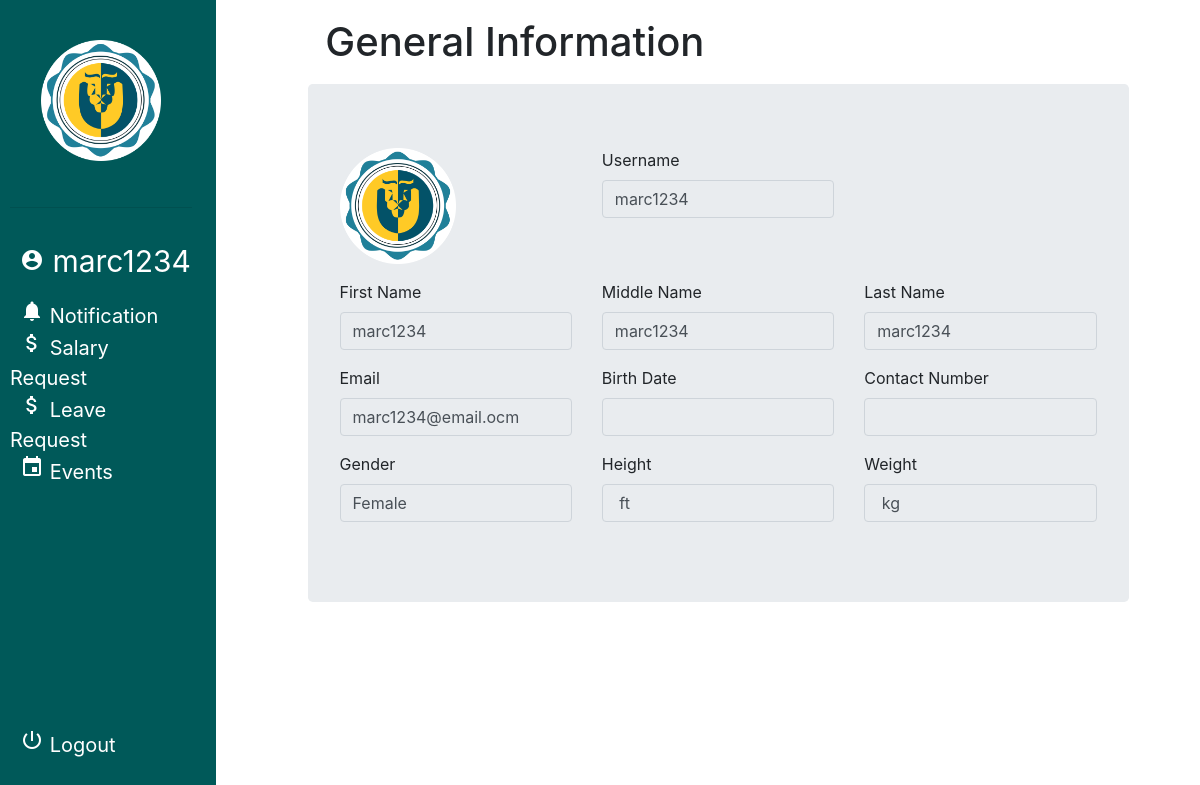
The app's page /profile.php (signed in), older data.
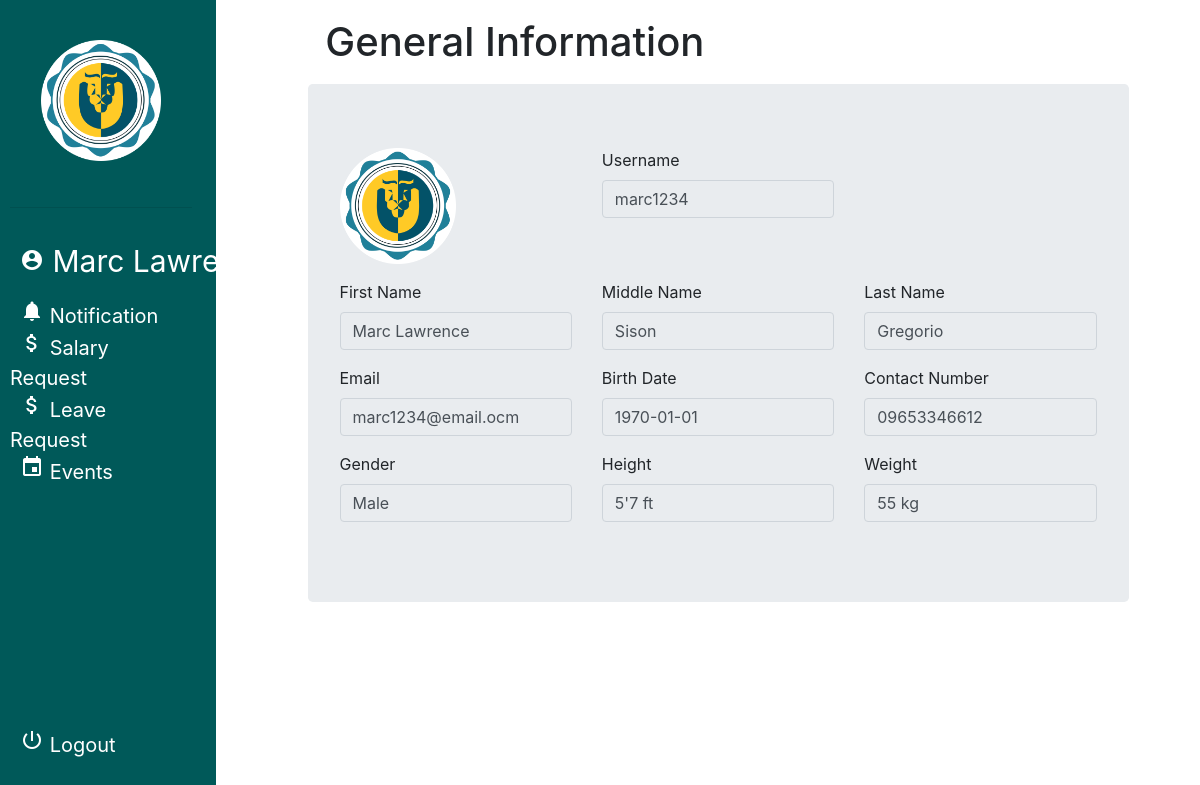
The same page, newer data.
### tables this page shows
CREATE TABLE `user` (
  `username` varchar(45) NOT NULL,
  `user_id` int(11) NOT NULL AUTO_INCREMENT,
  `email` varchar(45) NOT NULL,
  `password` varchar(255) NOT NULL,
  `date_registered` date NOT NULL,
  `status` enum('enabled','disabled') DEFAULT 'enabled',
  `type` enum('admin','user') DEFAULT 'user',
  PRIMARY KEY (`username`),
  UNIQUE KEY `user_id_UNIQUE` (`user_id`)
);

CREATE TABLE `user_info` (
  `user_id` int(11) NOT NULL,
  `first_name` varchar(45) DEFAULT NULL,
  `middle_name` varchar(45) DEFAULT NULL,
  `last_name` varchar(45) DEFAULT NULL,
  `birth_date` date DEFAULT NULL,
  `birth_place` varchar(45) DEFAULT NULL,
  `contact_number` varchar(45) DEFAULT NULL,
  `gender` enum('m','f') DEFAULT NULL,
  `height` varchar(45) DEFAULT NULL,
  `weight` int(3) DEFAULT NULL,
  `blood_type` enum('o','a','b','ab') DEFAULT NULL,
  `residential_address` varchar(45) DEFAULT NULL,
  `residential_zip` int(4) DEFAULT NULL,
  `residential_tel_no` varchar(45) DEFAULT NULL,
  `permanent_address` varchar(45) DEFAULT NULL,
  `permanent_zip` int(4) DEFAULT NULL,
  `permanent_tel_no` varchar(45) DEFAULT NULL,
  `citizenship` varchar(45) DEFAULT NULL,
  `religion` varchar(45) DEFAULT NULL,
  `civil_status` varchar(45) DEFAULT NULL,
  `sss_no` int(11) DEFAULT NULL,
  `tin` int(11) DEFAULT NULL,
  `philhealth_no` int(11) DEFAULT NULL,
  `pagibig_id_no` int(11) DEFAULT NULL,
  PRIMARY KEY (`user_id`),
  CONSTRAINT `user_id` FOREIGN KEY (`user_id`) REFERENCES `user` (`user_id`) ON UPDATE CASCADE
);

### utilities/session.php (called while the page is built, shortened)
<?php
    $connect = Connect();
    if(isset($_SESSION['user'])){
        $current_user = $_SESSION['user'];
        $stmt = "SELECT * FROM user NATURAL JOIN user_info where username='$current_user' or email='$current_user'";
        $results = mysqli_query($connect, $stmt);
        $row = mysqli_fetch_array($results, MYSQLI_ASSOC);
        $username = $row['username'];
        $email = $row['email'];
        $first_name = $row['first_name'];
        $middle_name = $row['middle_name'];
        $last_name = $row['last_name'];
        $birth_date = $row['birth_date'];
        $contact_number = $row['contact_number'];
        $gender = $row['gender'];
        $height = $row['height'];
        $weight = $row['weight'];
    }
?>

### profile.php (the view, shortened to what this page needs)
<?php
    include 'utilities/session.php';
?>
<!DOCTYPE html>
<html>
    <head>
        <link type="text/css" rel="stylesheet" href="../style/bootstrap/bootstrap.min.css" media="screen, projection">
        <link type="text/css" rel="stylesheet" href="../style/style.css" media="screen, projection">
    </head>
    <body style="overflow:hidden">
		<div class="row">
        	<div class="col-3">
				<?php include 'modules/sidenav.php';?>
			</div>
			<div class="col-9">
                <h1 style="margin:2% 2%;">General Information</h1>
                <div class="jumbotron" style="margin-right:8%;">
                    <div class="row">
                        <div class="form-group col-4">
                			<div class="thumbnail"><img src="img/profile-images/lion.png" style="height:50%;width:50%;"></div>
            			</div>
                        <div class="form-group col-4">
                			<label for="first"> Username</label>
                			<input type="text" id="first" class="form-control" value="<?php echo "$username";?>" disabled>
            			</div>
                        <div class="form-group col-4"></div>
                    </div>
                    <div class="row">
        				<div class="form-group col-4">
            				<label for="first"> First Name</label>
            				<input type="text" id="first" class="form-control" value="<?php echo "$first_name";?>" disabled>
        				</div>
                        <div class="form-group col-4">
            				<label for="first"> Middle Name</label>
            				<input type="text" id="first" class="form-control" value="<?php echo "$middle_name";?>" disabled>
        				</div>
        				<div class="form-group col-4">
            				<label for="first"> Last Name</label>
            				<input type="text" id="first" class="form-control" value="<?php echo "$last_name";?>" disabled>
        				</div>
    				</div>
                    <div class="row">
                        <div class="form-group col-4">
            				<label for="email"> Email</label>
            				<input type="text" id="first" class="form-control" value="<?php echo "$email";?>" disabled>
        				</div>
                        <div class="form-group col-4">
            				<label for="birth_date">Birth Date</label>
            				<input type="text" id="first" class="form-control" value="<?php echo "$birth_date";?>" disabled>
        				</div>
        				<div class="form-group col-4">
            				<label for="contact_number">Contact Number</label>
            				<input type="text" id="first" class="form-control" value="<?php echo "$contact_number";?>" disabled>
        				</div>
                    </div>
                    <div class="row">
                        <div class="form-group col-4">
            				<label for="gender"> Gender</label>
            				<input type="text" id="first" class="form-control" value="<?php if ($gender === 'm') {echo 'Male';} else {echo 'Female';}?>" disabled>
        				</div>
                        <div class="form-group col-4">
            				<label for="height">Height</label>
            				<input type="text" id="first" class="form-control" value="<?php echo "$height";?> ft" disabled>
        				</div>
        				<div class="form-group col-4">
            				<label for="weight">Weight</label>
            				<input type="text" id="first" class="form-control" value="<?php echo "$weight";?> kg" disabled>
        				</div>
                    </div>
                </div>
			</div>
		</div>
    </body>
</html>

### modules/sidenav.php (shortened to what this page needs)
<!DOCTYPE html>
<html>
     <head>
        <link type="text/css" rel="stylesheet" href="../style/bootstrap/bootstrap.min.css" media="screen, projection">
        <link type="text/css" rel="stylesheet" href="../style/style.css" media="screen, projection">
    </head>
    <body>
        <nav id="sidebar">
			<div class="sidebar-header">
                <a href="/home">
            	   <img src="../img/Lion.png" id="side-logo">
                </a>
				<hr>
            </div>
            <ul class="list-unstyled components" style="text-align: left;">
                <li>
                    <a class="navbar-brand" href="../profile" id="user_name">
                        <i class="large material-icons">account_circle</i>
                        <?php echo "$first_name"; ?>
                    </a>
                </li>
                <li>
                    <a href="#">
                        <i class="large material-icons">notifications</i>
                        Notification
                    </a>
                </li>
                <li>
                    <a href="#">
                        <i class="large material-icons">attach_money</i>
                        Salary Request
                    </a>
                </li>
				<li>
                    <a href="#">
                        <i class="large material-icons">attach_money</i>
                        Leave Request
                    </a>
                </li>
                <li>
                    <a href="#">
                        <i class="large material-icons">event</i>
                        Events
                    </a>
                </li>
                <li style="position:absolute;bottom:5%;">
                    <a href="../utilities/logout.php">
                        <i class="large material-icons">power_settings_new</i>
                        Logout
                    </a>
                </li>
            </ul>
        </nav>
    </body>
</html>

### style/style.css (style rules this page uses)
body { margin: 0; }
#sidebar { padding: 10px; text-align: center; background-color: #005959; width: 18%; height: 100%; position: fixed; padding-right: 2%; }
#user_name { font-size: 30px !important; }
#sidebar a { font-size: 20px; color: white; margin: 10px; }
#side-logo { display: block; margin: 0 auto !important; width: 120px; height: auto; }

Row changes from the older to the newer data that the page shows:
changed through a linked row, user "marc1234": user.first_name "marc1234" → "Marc Lawrence"; user.middle_name "marc1234" → "Sison"; user.last_name "marc1234" → "Gregorio"; user.birth_date (not shown) → "1970-01-01"; user.contact_number (not shown) → "09653346612"; user.height (not shown) → "5'7 ft"; user.weight (not shown) → "55 kg"
now on this page (row edited): user_info: gender "Male"
Text that changed along with them:
form field value: "Female" → (not shown)
form field value: "ft" → (not shown)
form field value: "kg" → (not shown)
